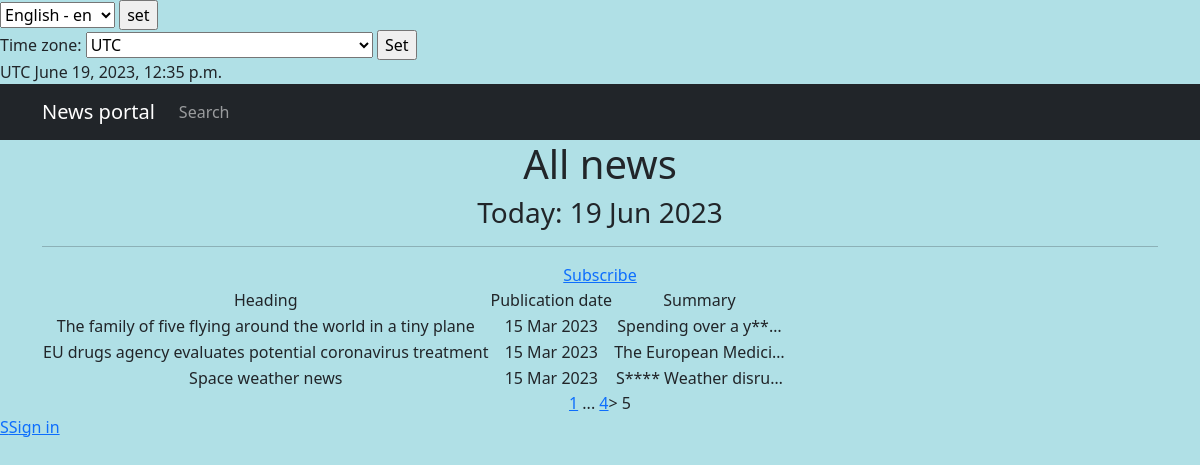
Page /news/?page=5 on the committed database.
### chitchat/models.py (models this page shows, shortened)
class Post(models.Model):
    news = 'N'
    article = 'A'
    POST_TYPES = [
        (news, gettext_lazy('News')),
        (article, gettext_lazy('Article'))
    ]
    author = models.ForeignKey(
        Author,
        on_delete=models.CASCADE,
        verbose_name=gettext_lazy('Author'),
    )
    post_type = models.CharField(
        max_length=1,
        choices=POST_TYPES,
        default=article,
        verbose_name=gettext_lazy('Post type'),
        help_text=gettext_lazy('Choose a post type'),
    )
    time_creation = models.DateTimeField(auto_now_add=True)
    post_category = models.ManyToManyField(Category, through='PostCategory', verbose_name=gettext_lazy('Category'))
    title = models.CharField(
        max_length=100,
        unique=True,
        verbose_name=gettext_lazy('Heading'),
    )
    text = models.TextField(verbose_name=gettext_lazy('Text'))
    rating = models.IntegerField(default=0, verbose_name=gettext_lazy('Rating'))
    class Meta:
        verbose_name = _('Post')
        verbose_name_plural = _('Posts')

### chitchat/views.py (the view, shortened to what this page needs)
# urls.py: path('', PostList.as_view(), name='post_list'),
class PostList(ListView):
    model = Post
    ordering = '-time_creation'
    template_name = 'news.html'
    context_object_name = 'news'
    paginate_by = 10
    def get_queryset(self):
        queryset = super().get_queryset()
        self.filterset = PostFilter(self.request.GET, queryset)
        return self.filterset.qs
    def get_context_data(self, **kwargs):
        context = super().get_context_data(**kwargs)
        context['filterset'] = self.filterset
        context['current_time'] = timezone.localtime(timezone.now())
        context['timezones'] = pytz.common_timezones
        return context

### chitchat/models.py (called while the page is built)
    def __str__(self):
        return f'{self.name.title()}'

### chitchat/templatetags/censor_filter.py (called while the page is built)
@register.filter()
def censor(text):
    for word in text.split():
        if word.lower() in RUDE_WORDS:
            text = text.replace(word, f"{word[0]}{'*'*(len(word)-1)}")
    return text

### chitchat/templatetags/custom_tags.py (called while the page is built)
@register.simple_tag()
def current_time(format_string='%b %d %Y'):
    return datetime.utcnow().strftime(format_string)

@register.simple_tag(takes_context=True)
def url_replace(context, **kwargs):
    d = context['request'].GET.copy()
    for k, v in kwargs.items():
        d[k] = v
    return d.urlencode()

### templates/news.html (shortened to what this page needs)
{% extends 'flatpages/default.html' %}
{% load censor_filter %}
{% load custom_tags %}
{% load cache %}
{% load i18n %}
{% block content %}
    {% cache 30 header %}
        <h1>{% trans 'All news' %}</h1>
        <h3>{% trans 'Today:' %} {% current_time '%d %b %Y' %}</h3>
        <hr>
    {% endcache %}
    <a href="{% url 'subscriptions' %}">{% trans 'Subscribe' %}</a>
    {% if news %}
        <table>
            <tr>
                <td>{% trans 'Heading' %}</td>
                <td>{% trans 'Publication date' %}</td>
                <td>{% trans 'Summary' %}</td>
            </tr>
            {% for post in news %}
            <tr>
                <td>{{ post.title }}</td>
                <td>{{ post.time_creation|date:'d M Y' }}</td>
                <td>{{ post.text|censor|truncatechars:20 }}</td>
                <td>
                </td>
            </tr>
            {% endfor %}
        </table>
    {% else %}
        <h2>{% trans 'There is no any news' %}</h2>
    {% endif %}
    {% if page_obj.has_previous %}
        <a href="?{% url_replace page=1 %}">1</a>
        {% if page_obj.previous_page_number != 1 %}
            ...
            <a href="?{% url_replace page=page_obj.previous_page_number %}">{{ page_obj.previous_page_number }}</a>>
        {% endif %}
    {% endif %}
    {{ page_obj.number }}
{% endblock content %}

### rows in the picture
Post: title "The family of five flying around the world in a tiny plane", time_creation "15 Mar 2023", text|censor "Spending over a y**…"
Post: title "EU drugs agency evaluates potential coronavirus treatment", time_creation "15 Mar 2023", text|censor "The European Medici…"
Post: title "Space weather news", time_creation "15 Mar 2023", text|censor "S**** Weather disru…"

### other values in the picture
{{ TIME_ZONE }} "UTC"
{{ current_time|timezone:TIME_ZONE }} "June 19, 2023, 12:35 p.m."
{{ page_obj.previous_page_number }} "4"
{{ page_obj.number }} "5"
form field language "English - en"
form field timezone "UTC"
